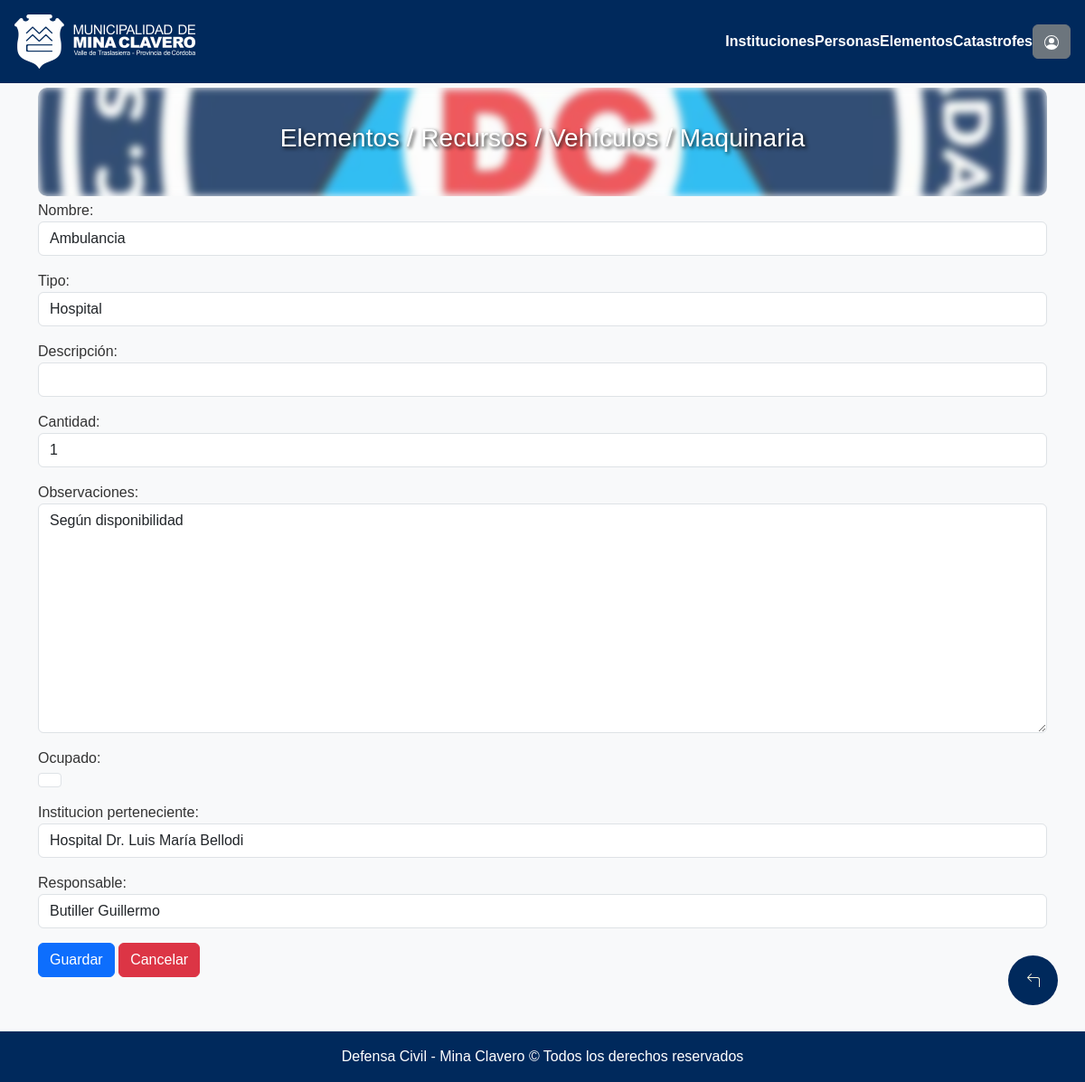
Page /elementos/modificarElemento/8 (signed in) on the committed database.
### seguridadVial/models.py (models this page shows, shortened)
class Elementos(models.Model):
    nombre = models.CharField(max_length=120)
    tipo = models.CharField(max_length=120, null=True, blank=True)
    descripcion = models.CharField(max_length=120, default="", null=True, blank=True)
    cantidad = models.IntegerField(default=1, null=True, blank=True)
    observaciones = models.CharField(max_length=240, null=True, blank=True)
    estado = models.BooleanField(default=True, null=True, blank=True)
    id_persona = models.ForeignKey("Persona", on_delete=models.PROTECT)
    id_institucion = models.ForeignKey("Institucion", on_delete=models.CASCADE)

class Institucion(models.Model):
    nombre = models.CharField(max_length=120)
    descripcion = models.CharField(max_length=240)
    direccion = models.CharField(max_length=120, default="", null=True, blank=True)
    email = models.CharField(max_length=120, default="", null=True, blank=True)
    telefono = models.CharField(max_length=30, default="",null=True, blank=True)
    def __str__(self):
        return self.nombre

### seguridadVial/views.py (the view)
# urls.py: path("elementos/modificarElemento/<str:pk>", login_required(permission_required('seguridadVial.change_elementos')(views.ElementoModificar.as_view())), name="modificarElemento"),
class ElementoModificar(UpdateView):
    model = Elementos
    form_class = ElementosForm
    template_name = os.path.join("defensaCivil", "formularios", "elementoForm.html")
    success_url = reverse_lazy('listaElementos')

### seguridadVial/forms.py
class ElementosForm(forms.ModelForm):
    class Meta:
        model = Elementos
        fields = ("nombre", "tipo", "descripcion", "cantidad", "observaciones", "estado", "id_institucion", "id_persona")
        widgets = {
            'nombre': forms.TextInput(attrs={'class': 'form-control'}),
            'tipo': forms.TextInput(attrs={'class': 'form-control'}),
            'descripcion': forms.TextInput(attrs={'class': 'form-control'}),
            'cantidad': forms.NumberInput(attrs={'class': 'form-control'}),
            'observaciones': forms.Textarea(attrs={'class': 'form-control'}),
            'estado': forms.CheckboxInput(attrs={'class': 'form-check-input form-control'}),
            'id_persona': forms.Select(attrs={'class':'form-control'}),
            'id_institucion': forms.Select(attrs={'class':'form-control'}),
        }
        labels = {
            "nombre":"Nombre",
            "tipo":"Tipo",
            "descripcion":"Descripción",
            "cantidad":"Cantidad",
            "estado":"Ocupado",
            "id_persona":"Responsable",
            "id_institucion":"Institucion perteneciente",
        }

### seguridadVial/models.py (called while the page is built)
    def __str__(self):
        return self.nombre_apellido

### municipalidad/templates/defensaCivil/formularios/elementoForm.html (shortened to what this page needs)
{% extends "defensaCivil/base.html" %}
{% load static %}
{% block contenido %}
<div class="container">
    <div class="cont mb-1" onclick="window.location.href='{% url 'listaElementos' %}'">
        <h3 class="display-4 titulo-volver fs-3 fs-md-2 fs-lg-1">Elementos / Recursos / Vehículos / Maquinaria</h3>
    </div>
    <form method="post" enctype="multipart/form-data" id="formulario">
        {{ form.as_p }}
        <button class="btn btn-primary mb-3" type="submit">Guardar</button>
        <a class="btn btn-danger mb-3" href="{% url 'listaElementos' %}">Cancelar</a>
    </form>
    <a href={% url "listaElementos" %} class="customButton">
    </a>
</div>
{% endblock %}

### municipalidad/static/estilos.css (style rules this page uses)
.cont { position: relative; height: 120px; border-radius: 10px; overflow: hidden; color: white; display: flex; align-items: center; justify-content: center; margin-top: 5px; }
.cont::before { content: ""; position: absolute; top: 0; left: 0; width: 100%; height: 100%; background-image: url("../../../static/imagenes/defensacivil.jpg"); background-size: cover; background-position: center; filter: blur(4px); z-index: -1; opacity: 0.8; }
.titulo-volver { position: relative; display: inline-block; text-decoration: none; color: inherit; cursor: pointer; transition: color 0.3s ease; text-shadow: 2px 2px 4px rgba(0, 0, 0, 0.877); }
.titulo-volver::before { content: ""; position: absolute; left: -1.5rem; opacity: 0.5; transform: translateX(-10px); transition: all 0.5s ease; font-size: 1.8rem; color: #ab1322; }
.customButton { display: flex; position: fixed; width: 55px; height: 55px; bottom: 60px; right: 30px; border-radius: 50px; text-align: center; font-size: 30px; z-index: 100; align-items: center; justify-content: center; text-align: center; background-color: #C1121F; color:beige; text-decoration: none; transition: 0.3s; }

### municipalidad/templates/defensaCivil/base.html (style rules this page uses)
body { font-family: 'Arial', sans-serif; background-color: #f8f9fa; color: #333; margin: 0; padding-bottom: 100px; }
.customButton { display: flex; position: fixed; width: 55px; height: 55px; bottom: 60px; right: 30px; border-radius: 50px; text-align: center; font-size: 30px; z-index: 100; align-items: center; justify-content: center; text-align: center; background-color: hsl(213, 100%, 18%); color:beige; text-decoration: none; transition: 0.3s; margin-bottom: 25px; }

### rows in the picture
Elementos: nombre "Ambulancia", tipo "Hospital", cantidad "1", observaciones "Según disponibilidad", id_institucion "Hospital Dr. Luis María Bellodi", id_persona "Butiller Guillermo"
